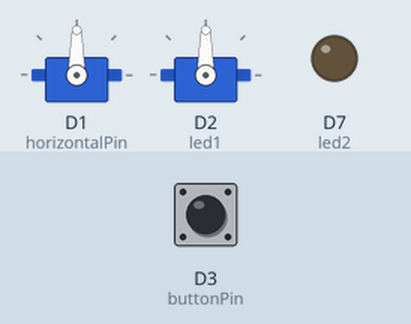
Recording of a sketch running on a simulated Particle Photon. On the bench: 2 × servo, output pins drawn as LEDs (lit = HIGH). Inputs (shaded band) come from the test bench; at power-on: D3 (buttonPin) HIGH. Random numbers use the default seed unless the sketch sets one; pins used as bus, display or sensor lines are not drawn.

Above: at 1.2 s.
1.3 s: D3 (buttonPin) pulled LOW for 3.2 s
At 2.0 s:
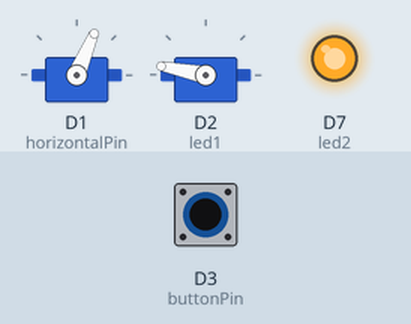
6.0 s: D3 (buttonPin) pulled LOW for 1 s
At 7.7 s:
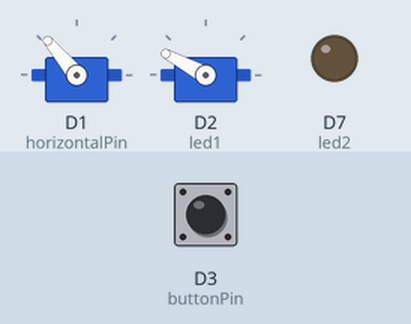
8.8 s: D3 (buttonPin) pulled LOW for 0.15 s
At 10.1 s:
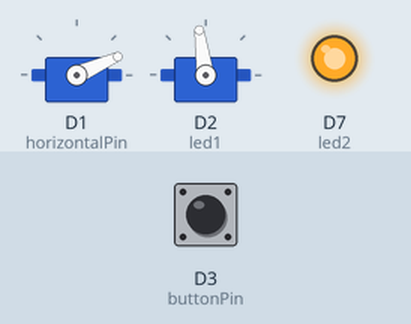
11.9 s: D3 (buttonPin) pulled LOW for 1 s
At 14.5 s:
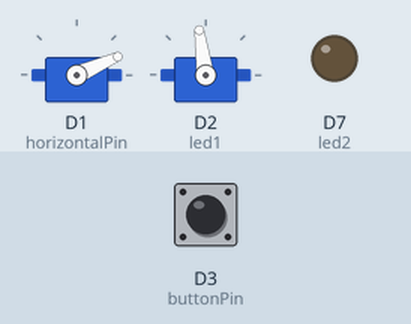
14.8 s: D3 (buttonPin) pulled LOW for 0.15 s
At 15.8 s:
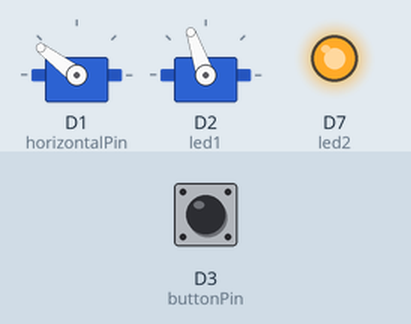
17.9 s: D3 (buttonPin) pulled LOW for 3.2 s
Timing chart, 0 to 37.3 s (numbered marks = the images above; inputs shaded):
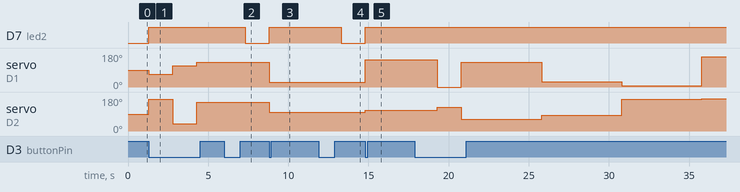

Measured:
- after the input at 1.3 s, D7 (led2): LOW → HIGH at once; servo on D1 (horizontalPin): 90° → 67° at once, → 113° 1.5 s later, → 130° 1.5 s later; servo on D2 (led1): 90° → 169° at once, → 38° 1.5 s later, → 152° 1.5 s later
- after the input at 6.0 s, D7 (led2): HIGH → LOW after 1.3 s
- after the input at 8.8 s, D7 (led2): LOW → HIGH at once; servo on D1 (horizontalPin): 130° → 24° at once; servo on D2 (led1): 152° → 98° at once
- after the input at 11.9 s, D7 (led2): HIGH → LOW after 1.4 s
- after the input at 14.8 s, D7 (led2): LOW → HIGH at once; servo on D1 (horizontalPin): 24° → 143° at once; servo on D2 (led1): 98° → 109° at once

The sketch:

catturret.ino
```cpp
Servo horizontal;
Servo vertical;
int led1 = D2;
int led2 = D7;
int horizontalPin = 1;
int verticalPin = 2;
int buttonPin = D3;
bool goBananas = false;
bool laser = false;


void setup()
{

   // Here's the pin configuration, same as last time
   pinMode(led1, OUTPUT);
   pinMode(led2, OUTPUT);
   // For input, we define the
  // pushbutton as an input-pullup
  // this uses an internal pullup resistor
  // to manage consistent reads from the device
    pinMode( buttonPin , INPUT_PULLUP); // sets pin as input

   // We are also going to declare a Particle.function so that we can turn the LED on and off from the cloud.
   Particle.function("setLaser",setLaser);
   Particle.function("getLaser",getLaser);
   Particle.function("horizontal",cloudSetHorizontal);
   Particle.function("vertical",cloudSetVertical);
   Particle.function("setGoBananas",cloudSetGoBananas);
   Particle.function("getGoBananas",getGoBananas);

   // This is saying that when we ask the cloud for the function "led", it will employ the function ledToggle() from this app.

   // For good measure, let's also make sure both LEDs are off when we start:
   digitalWrite(led1, LOW);
   digitalWrite(led2, LOW);

   horizontal.attach(horizontalPin);
   vertical.attach(verticalPin);


}


/* Last time, we wanted to continously blink the LED on and off
Since we're waiting for input through the cloud this time,
we don't actually need to put anything in the loop */

void loop()
{

  // find out if the button is pushed
   // or not by reading from it.
    int buttonState = digitalRead( buttonPin );

  // remember that we have wired the pushbutton to
  // ground and are using a pulldown resistor
  // that means, when the button is pushed,
  // we will get a LOW signal
  // when the button is not pushed we'll get a HIGH

  // let's use that to set our LED on or off

    if( buttonState == LOW )
    {
      // turn the LED and goBananas On
      digitalWrite( led1, HIGH);
      digitalWrite( led2, HIGH);
      int clock = 0;
      while (clock < 600 ){
        if(clock % 10 == 0) {
          setHorizontal(random(0,180));
          setVertical(random(0, 180));
        }
        clock ++;
        delay(500);
        buttonState = digitalRead( buttonPin );
        if (buttonState == LOW){
            clock = 600;
            delay(1000);
        }
      }
    }else{
      // otherwise
      // turn the LED and goBananas Off
      digitalWrite( led1, LOW);
      digitalWrite( led2, LOW);
      goBananas = false;
    }
  if(goBananas==true){
      setHorizontal(random(0,180));
      setVertical(random(0, 180));
      delay(5000);
      }
}

int setLaser(String command) {
    if (command=="true") {
        laser = true;
        digitalWrite(led1,HIGH);
        digitalWrite(led2,HIGH);
        return 1;
    }
    else if (command=="false") {
        laser = false;
        digitalWrite(led1,LOW);
        digitalWrite(led2,LOW);
        return 0;
    }
    else {
        return -1;
    }
}

int getLaser(String command) {
  if(laser) {
    return 1;
  } else {
    return 0;
  }
}

int cloudSetGoBananas(String value){
  if (value=="true") {
    goBananas = true;
    return 1;
  }
  else if (value == "false") {
    goBananas = false;
    return 0;
  }
  else {
      return -1;
  }
}

int getGoBananas(String value) {
  if (goBananas) {
    return 1;
  } else {
    return 0;
  }
}

int setHorizontal(int value){
  int degree = constrain( value, 0 , 179);
  horizontal.write(degree);
  return 1;
}
int setVertical(int value){
  int degree = constrain( value, 0, 179);
  vertical.write(degree);
  return 1;
}

int cloudSetHorizontal(String value){
  return setHorizontal(value.toInt());
}
int cloudSetVertical(String value){
  return setVertical(value.toInt());
}
```
